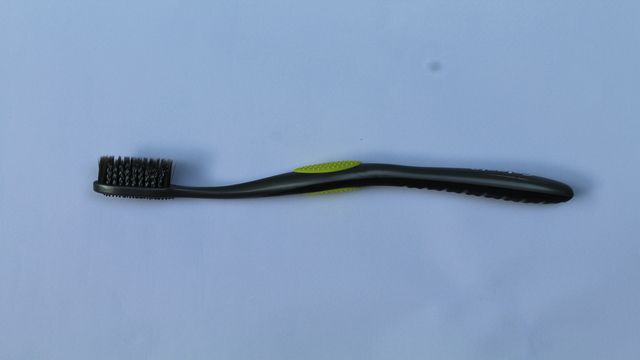
%> input picture Atividade 10/imagem02_2095920.jpg, 640 x 360 px
$ octave atividade10.m   (GNU Octave 9; MATLAB toolbox functions it lacks are replaced by stand-ins)
%> lines starting %> are read from the running program, lines starting %| are printed output that depends on the picture; in (x1, y1, x2, y2) boxes, pixels count from 0 and x2, y2 are one past the last pixel; in counts of white or black regions, pixels touching at a corner belong together; the program's own positions count from 1
% Carregar a imagem
imagem_original = imread('imagem02_2095920.jpg');  % Substitua pelo nome correto do arquivo da imagem
%> imagem_original is the input picture: size 360x640x3 uint8; mean R, G, B 133.9, 157.9, 190.7

% Converter a imagem para escala de cinza
imagem_cinza = rgb2gray(imagem_original);
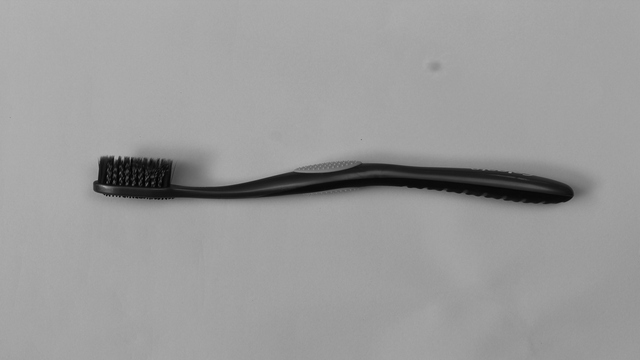
%> imagem_cinza: size 360x640 uint8; min 1, max 178, mean 154.5

% Definir o limiar de binarização
limiar = 130;
imagem_binarizada = imagem_cinza >= limiar;  % 1 se maior ou igual a 130, 0 caso contrário
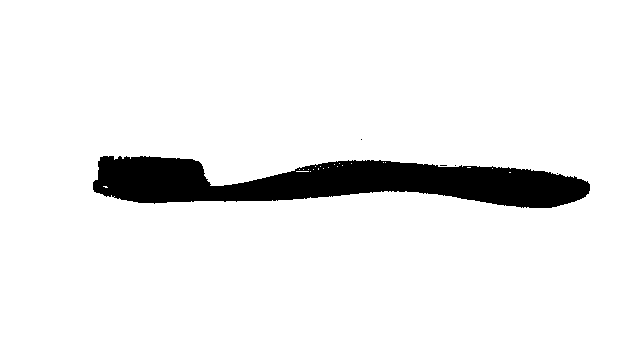
%> imagem_binarizada: size 360x640 logical; 93.1% white; 5 black regions (4 under 20 px), largest, box (x1, y1, x2, y2) and area: (93, 156, 590, 208) 15863

% Criar a figura com a imagem original e a binarizada
figure;

% Imagem original
subplot(2, 1, 1);
imshow(imagem_cinza);
title('Imagem Original');

% Imagem binarizada
subplot(2, 1, 2);
imshow(imagem_binarizada);
title('Imagem Binarizada');

% Salvar a figura em formato JPG
saveas(gcf, 'imagem_binarizada.jpg');  % Salva a figura como JPG
